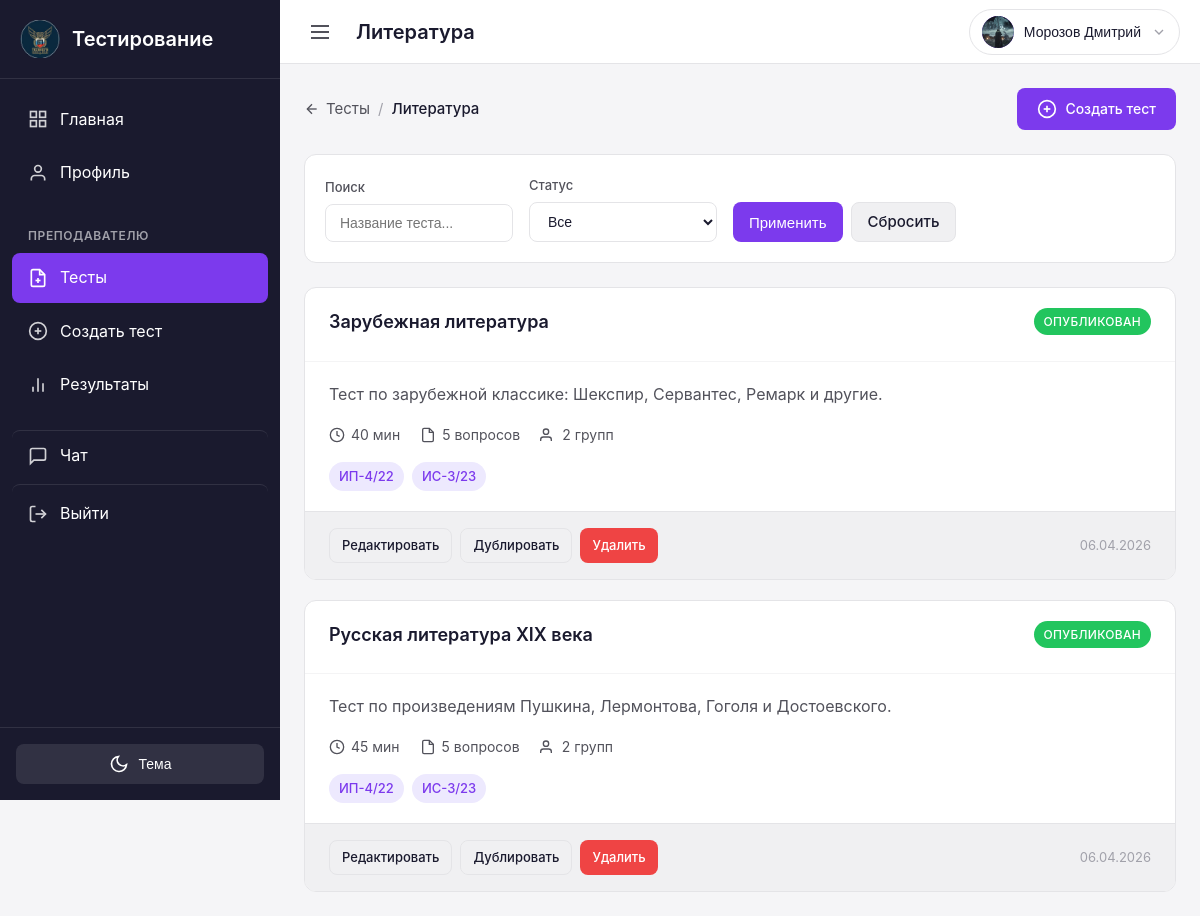
Page /teacher/tests/5/ (signed in) on the earlier database version.
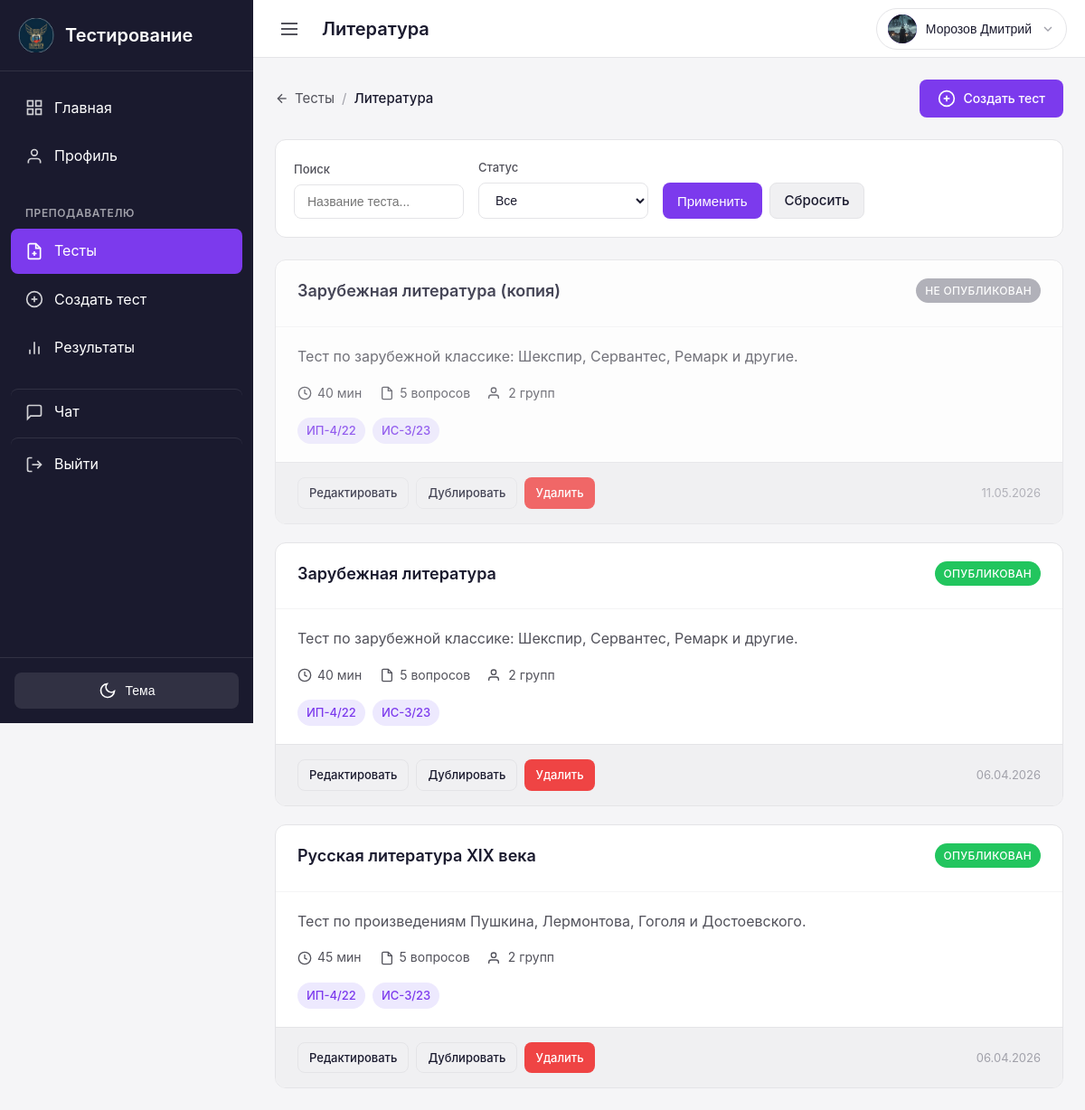
Same page on the later database version.
### tests/models.py (models this page shows, shortened)
class Test(models.Model):
    subject = models.ForeignKey(
        'groups.Subject',
        on_delete=models.CASCADE,
        related_name='tests',
        verbose_name='Предмет'
    )
    title = models.CharField(
        max_length=200,
        verbose_name='Название теста'
    )
    description = models.TextField(
        blank=True,
        verbose_name='Описание'
    )
    time_limit = models.PositiveIntegerField(
        default=60,
        verbose_name='Время на прохождение (минут)',
        help_text='Время в минутах на прохождение теста'
    )
    is_published = models.BooleanField(
        default=False,
        verbose_name='Опубликован',
        help_text='Если отмечено, тест доступен студентам'
    )
    show_correct_answers = models.BooleanField(
        default=True,
        verbose_name='Показывать правильные ответы',
        help_text='Показывать ли правильные ответы после прохождения'
    )
    shuffle_questions = models.BooleanField(
        default=False,
        verbose_name='Перемешивать вопросы',
        help_text='Если отмечено, порядок вопросов и ответов будет случайным для каждого студента'
    )
    groups = models.ManyToManyField(
        'groups.Group',
        related_name='tests',
        verbose_name='Группы',
        help_text='Группы, которым доступен тест'
    )
    created_by = models.ForeignKey(
        settings.AUTH_USER_MODEL,
        on_delete=models.CASCADE,
        related_name='created_tests',
        limit_choices_to={'role': 'teacher'},
        verbose_name='Создал преподаватель'
    )
    created_at = models.DateTimeField(
        auto_now_add=True,
        verbose_name='Дата создания'
    )
    updated_at = models.DateTimeField(
        auto_now=True,
        verbose_name='Дата обновления'
    )
    class Meta:
        verbose_name = 'Тест'
        verbose_name_plural = 'Тесты'
        ordering = ['-created_at']

### groups/models.py (models this page shows, shortened)
class Group(models.Model):
    name = models.CharField(
        max_length=50,
        unique=True,
        verbose_name='Название группы',
        help_text='Например: ИС-2/25 или 11ИС-1/26'
    )
    admission_year = models.IntegerField(
        verbose_name='Год поступления',
        help_text='Год, когда студенты поступили в учебное заведение'
    )
    created_at = models.DateTimeField(
        auto_now_add=True,
        verbose_name='Дата создания'
    )
    class Meta:
        verbose_name = 'Группа'
        verbose_name_plural = 'Группы'
        ordering = ['admission_year', 'name']

### users/views.py (the view)
# urls.py: path('teacher/tests/<int:subject_id>/', views.teacher_subject_tests, name='teacher_subject_tests'),
@login_required
def teacher_subject_tests(request, subject_id):
    from tests.models import Test
    from groups.models import Subject
    if not request.user.is_teacher:
        messages.error(request, 'У вас нет доступа к этой странице')
        return redirect('dashboard')
    subject = get_object_or_404(Subject, id=subject_id, teachers=request.user)
    search = request.GET.get('search', '')
    status_filter = request.GET.get('status', '')
    tests = Test.objects.filter(
        subject=subject,
        created_by=request.user
    ).select_related('subject').prefetch_related('groups')
    if search:
        tests = tests.filter(title__icontains=search)
    if status_filter == 'published':
        tests = tests.filter(is_published=True)
    elif status_filter == 'draft':
        tests = tests.filter(is_published=False)
    context = {
        'subject': subject,
        'tests': tests,
        'search': search,
        'status_filter': status_filter,
    }
    return render(request, 'users/teacher/subject_tests.html', context)

### chat/context_processors.py (called while the page is built)
def unread_messages_count(request):
    if request.user.is_authenticated:
        count = Message.objects.filter(receiver=request.user, is_read=False).count()
        return {'total_unread_messages': count}
    return {'total_unread_messages': 0}

### users/models.py (called while the page is built)
    @property
    def is_teacher(self):
        return self.role == UserRole.TEACHER

    @property
    def is_student(self):
        return self.role == UserRole.STUDENT

### templates/users/teacher/subject_tests.html (shortened to what the changed rows need)
{% extends 'base.html' %}
{% block content %}
<div class="tests-container">
    {% if tests %}
        <div class="tests-list">
            {% for test in tests %}
            <div class="test-card {% if not test.is_published %}test-draft{% endif %}">
                <div class="test-card-header">
                    <div class="test-card-title">
                        <h3 class="test-name">{{ test.title }}</h3>
                    </div>
                    <div class="test-card-status">
                        {% if test.is_published %}
                            <span class="badge badge-success">Опубликован</span>
                        {% else %}
                            <span class="badge badge-draft">Не опубликован</span>
                        {% endif %}
                    </div>
                </div>
                <div class="test-card-body">
                    {% if test.description %}
                        <p class="test-description">{{ test.description|truncatewords:15 }}</p>
                    {% endif %}
                    <div class="test-card-meta">
                        <div class="test-meta-item">
                            <svg width="16" height="16" viewBox="0 0 24 24" fill="none" stroke="currentColor" stroke-width="2">
                                <circle cx="12" cy="12" r="10"></circle>
                                <polyline points="12 6 12 12 16 14"></polyline>
                            </svg>
                            <span>{{ test.time_limit }} мин</span>
                        </div>
                        <div class="test-meta-item">
                            <svg width="16" height="16" viewBox="0 0 24 24" fill="none" stroke="currentColor" stroke-width="2">
                                <path d="M14 2H6a2 2 0 0 0-2 2v16a2 2 0 0 0 2 2h12a2 2 0 0 0 2-2V8z"></path>
                                <polyline points="14 2 14 8 20 8"></polyline>
                            </svg>
                            <span>{{ test.questions.count }} вопросов</span>
                        </div>
                        <div class="test-meta-item">
                            <svg width="16" height="16" viewBox="0 0 24 24" fill="none" stroke="currentColor" stroke-width="2">
                                <path d="M17 21v-2a4 4 0 0 0-4-4H5a4 4 0 0 0-4 4v2"></path>
                                <circle cx="9" cy="7" r="4"></circle>
                            </svg>
                            <span>{{ test.groups.count }} групп</span>
                        </div>
                    </div>
                    <div class="test-card-groups">
                        {% for group in test.groups.all %}
                            <span class="test-group-tag">{{ group.name }}</span>
                        {% endfor %}
                    </div>
                </div>
                <div class="test-card-footer">
                    <div class="test-card-actions">
                        <a href="{% url 'teacher_test_edit' test.id %}" class="btn btn-secondary btn-sm">
                            Редактировать
                        </a>
                        <a href="{% url 'teacher_test_duplicate' test.id %}" class="btn btn-secondary btn-sm"
                           onclick="return confirmAction(event, 'Создать копию этого теста?')">
                            Дублировать
                        </a>
                        <a href="{% url 'teacher_test_delete' test.id %}?next={{ request.get_full_path|urlencode }}" class="btn btn-danger btn-sm"
                           onclick="return confirmAction(event, 'Вы уверены, что хотите удалить этот тест?')">
                            Удалить
                        </a>
                    </div>
                    <span class="test-date">{{ test.updated_at|date:"d.m.Y" }}</span>
                </div>
            </div>
            {% endfor %}
        </div>
    {% endif %}
</div>
{% endblock %}

Differences in the rows shown:
added Test: title "Зарубежная литература (копия)", is_published "НЕ ОПУБЛИКОВАН", description "Тест по зарубежной классике: Шекспир, Сервантес, Ремарк и другие.", time_limit "40", questions.count "5", groups.count "2", updated_at "11.05.2026", Group (name "ИП-4/22"), Group (name "ИС-3/23")
